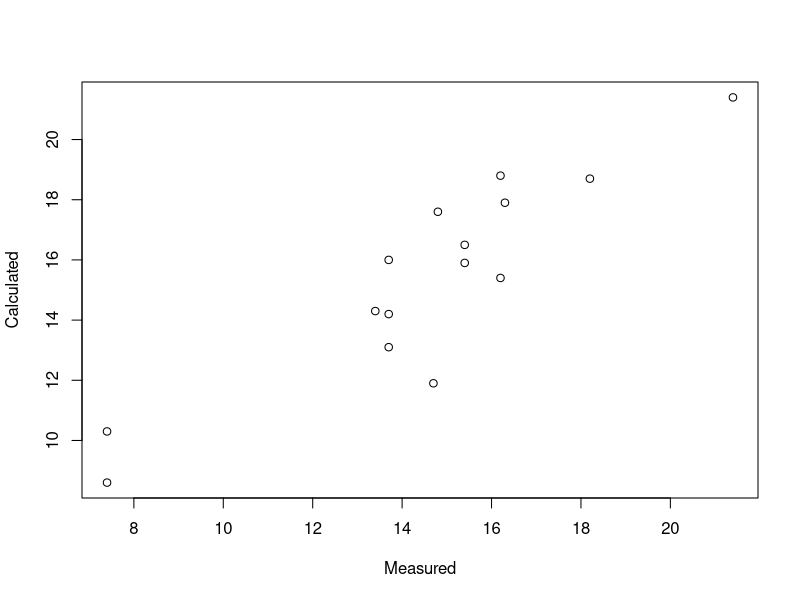

Generate this figure with R:
# Read in concrete load data
conc <- read.csv("hw4q3.csv", header = TRUE)

# Part a
plot(x=conc$Meas, y=conc$Calc,
     ylab="Calculated",
     xlab="Measured")

# Part b
cor(conc$Meas, conc$Calc)
